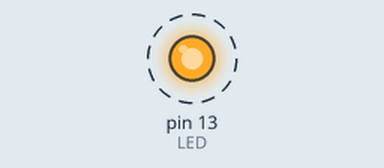
A sketch run on a simulated Arduino Uno, built with avr-gcc and run on an emulated ATmega328P. Parts: output pins drawn as LEDs (lit = HIGH). Dashed ring = blinking.

Above: at 0.02 s.
Timing chart, 0 to 3.0 s (numbered marks = the images above):
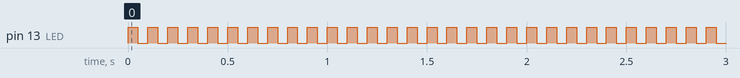

The sketch:

225_0.ino
```cpp
const int LED = 13;

void setup() {
  pinMode(LED, OUTPUT);
}

void loop() {
  digitalWrite(LED, HIGH);
  delay(50);
  digitalWrite(LED, LOW);
  delay(50);
}
```

Measured:
- by itself, pin 13 (LED): alternates HIGH for 0.05 s and LOW for 0.05 s
